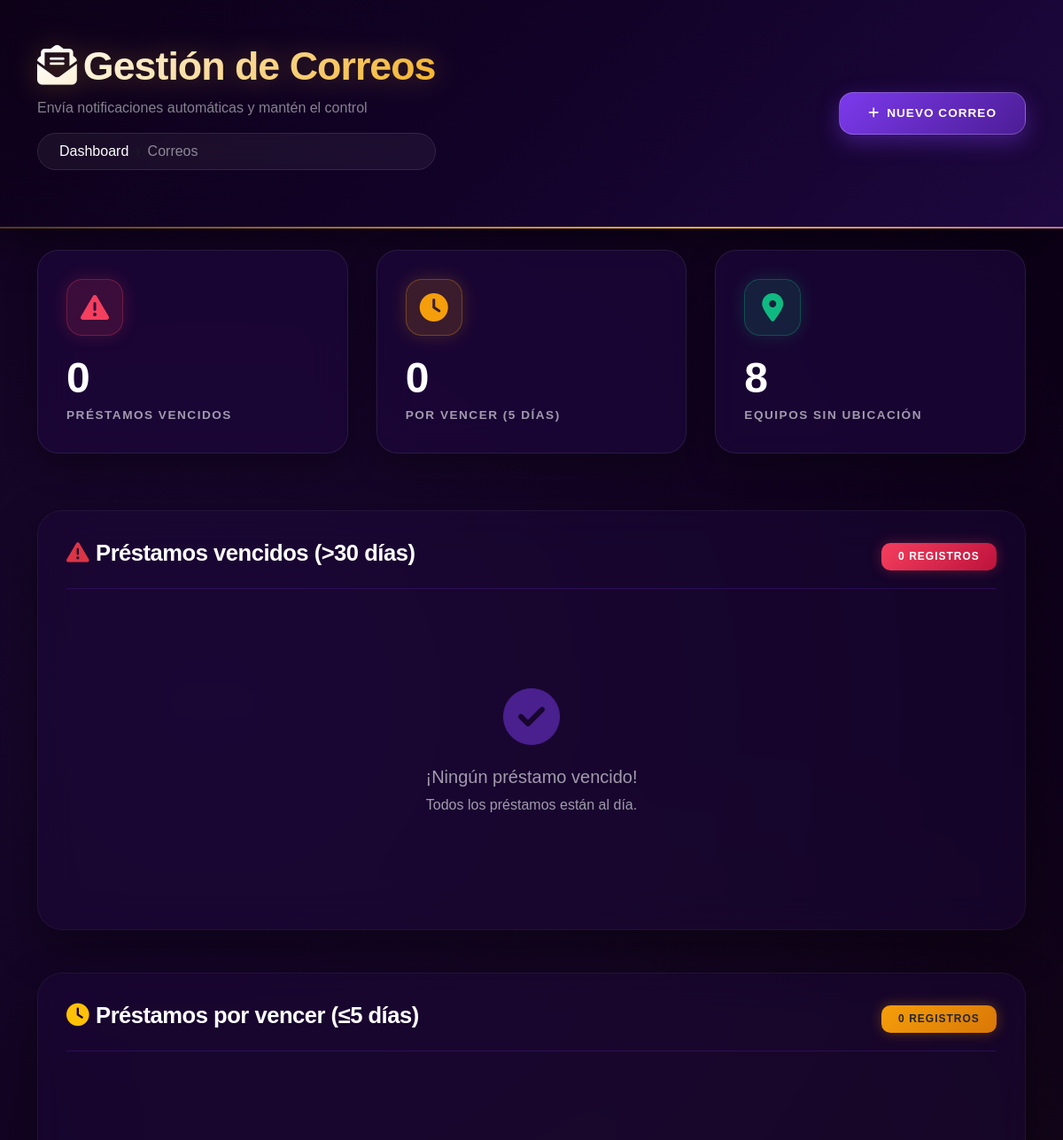
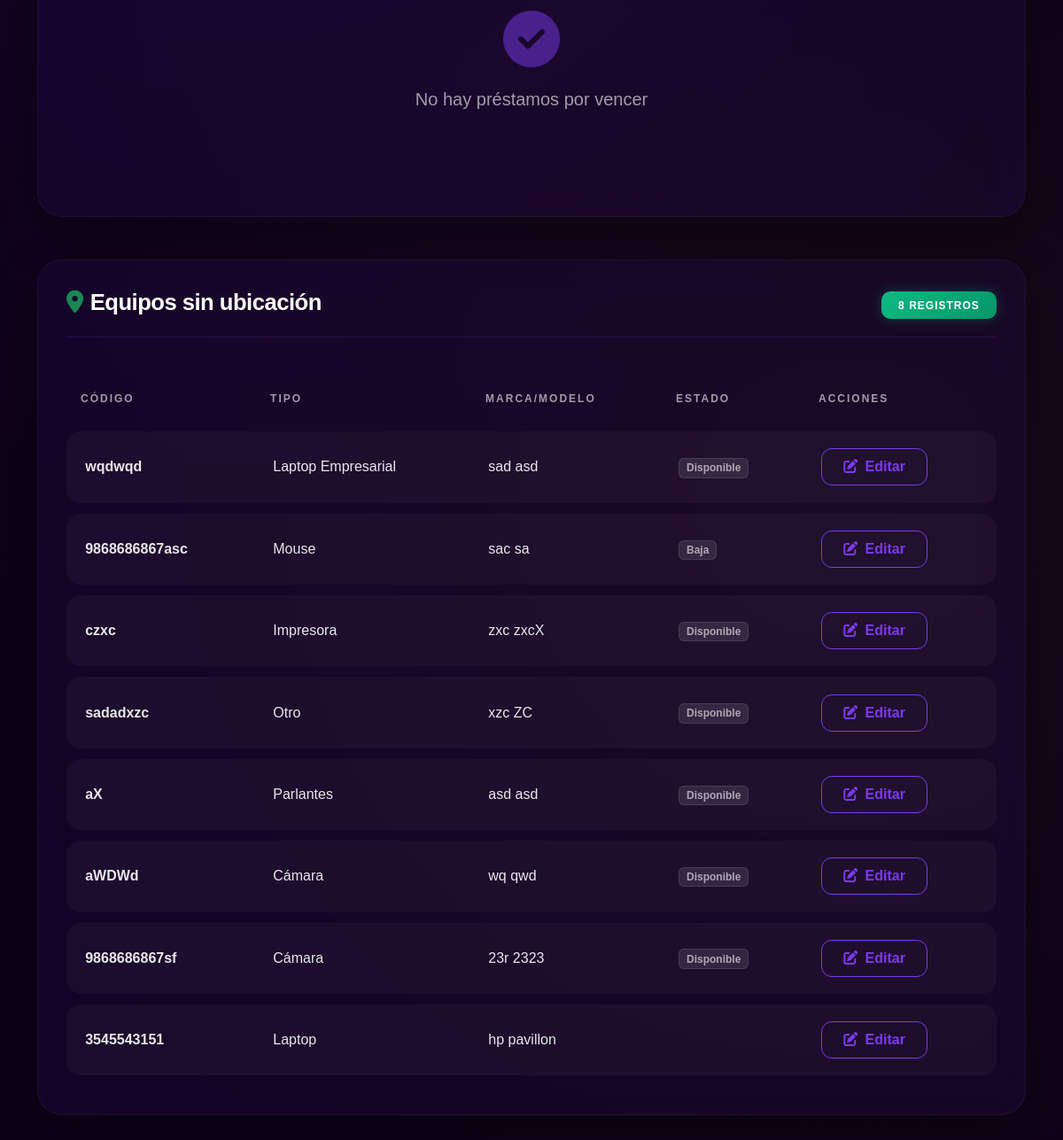
The page /modules/correos/listar.php (signed in) on the database its author committed (2 pictures, top to bottom).
### tables this page shows
CREATE TABLE `equipos` (
  `id` int(11) NOT NULL AUTO_INCREMENT,
  `codigo_barras` varchar(50) NOT NULL,
  `tipo_equipo` varchar(50) NOT NULL,
  `marca` varchar(50) DEFAULT NULL,
  `modelo` varchar(50) DEFAULT NULL,
  `numero_serie` varchar(100) DEFAULT NULL,
  `especificaciones` text DEFAULT NULL,
  `estado` enum('Disponible','Asignado','En mantenimiento','Baja') DEFAULT 'Disponible',
  `ubicacion_id` int(11) DEFAULT NULL,
  `ubicacion_fija_id` int(11) DEFAULT NULL,
  `observaciones` text DEFAULT NULL,
  `foto` varchar(255) DEFAULT NULL,
  `qr_code` varchar(100) DEFAULT NULL,
  `fecha_registro` timestamp NOT NULL DEFAULT current_timestamp(),
  `activo` tinyint(1) NOT NULL DEFAULT 1,
  `fecha_eliminacion` datetime DEFAULT NULL,
  `eliminado_por` int(11) DEFAULT NULL,
  PRIMARY KEY (`id`),
  UNIQUE KEY `codigo_barras` (`codigo_barras`),
  UNIQUE KEY `codigo_barras_2` (`codigo_barras`),
  KEY `ubicacion_fija_id` (`ubicacion_fija_id`),
  KEY `idx_ubicacion` (`ubicacion_id`),
  KEY `eliminado_por` (`eliminado_por`),
  CONSTRAINT `equipos_ibfk_1` FOREIGN KEY (`ubicacion_fija_id`) REFERENCES `ubicaciones` (`id`) ON DELETE SET NULL,
  CONSTRAINT `equipos_ibfk_2` FOREIGN KEY (`eliminado_por`) REFERENCES `usuarios` (`id`) ON DELETE SET NULL
);

### modules/correos/listar.php (the view, shortened to what this page needs)
<?php
require_once '../../config/database.php';
$sql_vencidos = "SELECT a.id, a.fecha_asignacion,
                        e.codigo_barras, e.tipo_equipo, e.marca, e.modelo, e.id as equipo_id,
                        p.id as persona_id, p.nombres, p.correo as email, p.cedula,
                        DATEDIFF(NOW(), a.fecha_asignacion) as dias_transcurridos
                 FROM asignaciones a
                 JOIN equipos e ON a.equipo_id = e.id
                 JOIN personas p ON a.persona_id = p.id
                 WHERE a.fecha_devolucion IS NULL
                 AND DATEDIFF(NOW(), a.fecha_asignacion) >= 30
                 AND p.correo IS NOT NULL AND p.correo != ''
                 ORDER BY dias_transcurridos DESC";
$result_vencidos = $conn->query($sql_vencidos);
$sql_por_vencer = "SELECT a.id, a.fecha_asignacion,
                          e.codigo_barras, e.tipo_equipo, e.marca, e.modelo, e.id as equipo_id,
                          p.id as persona_id, p.nombres, p.correo as email, p.cedula,
                          DATEDIFF(NOW(), a.fecha_asignacion) as dias_transcurridos
                   FROM asignaciones a
                   JOIN equipos e ON a.equipo_id = e.id
                   JOIN personas p ON a.persona_id = p.id
                   WHERE a.fecha_devolucion IS NULL
                   AND DATEDIFF(NOW(), a.fecha_asignacion) >= 25
                   AND p.correo IS NOT NULL AND p.correo != ''
                   ORDER BY dias_transcurridos ASC";
$result_por_vencer = $conn->query($sql_por_vencer);
$sql_sin_ubicacion = "SELECT e.id as equipo_id, e.codigo_barras, e.tipo_equipo, e.marca, e.modelo,
                             e.estado
                      FROM equipos e
                      WHERE (e.ubicacion_id IS NULL OR e.ubicacion_id = 0)
                      ORDER BY e.id DESC
                      LIMIT 50";
$result_sin_ubicacion = $conn->query($sql_sin_ubicacion);
?>
<!DOCTYPE html>
<html lang="es">
<head>
    <link href="https://cdn.jsdelivr.net/npm/bootstrap@5.3.0/dist/css/bootstrap.min.css" rel="stylesheet">
    <link href="https://cdnjs.cloudflare.com/ajax/libs/font-awesome/6.4.0/css/all.min.css" rel="stylesheet">
</head>
<body>
<div class="hero-header">
    <div class="container hero-content">
        <div class="d-flex justify-content-between align-items-center flex-wrap gap-3">
            <div>
                <h1 class="hero-title"><i class="fas fa-envelope-open-text me-2"></i>Gestión de Correos</h1>
                <p class="text-white-50 mt-2 mb-0">Envía notificaciones automáticas y mantén el control</p>
                <div class="mt-3">
                    <nav style="--bs-breadcrumb-divider: '›';" aria-label="breadcrumb">
                        <ol class="breadcrumb breadcrumb-custom">
                            <li class="breadcrumb-item"><a href="/inventario_ti/modules/dashboard.php" class="text-white text-decoration-none">Dashboard</a></li>
                            <li class="breadcrumb-item active text-white-50" aria-current="page">Correos</li>
                        </ol>
                    </nav>
                </div>
            </div>
            <div>
                <a href="composer.php" class="btn btn-glow"><i class="fas fa-plus me-2"></i>Nuevo Correo</a>
            </div>
        </div>
    </div>
</div>
<div class="container mt-4 pb-5">
    <div class="stats-grid">
        <div class="stat-card danger" onclick="document.getElementById('vencidos').scrollIntoView({behavior: 'smooth'})">
            <div class="stat-icon"><i class="fas fa-exclamation-triangle"></i></div>
            <div class="stat-number"><?= $result_vencidos->num_rows ?></div>
            <div class="stat-label">Préstamos vencidos</div>
        </div>
        <div class="stat-card warning" onclick="document.getElementById('por-vencer').scrollIntoView({behavior: 'smooth'})">
            <div class="stat-icon"><i class="fas fa-clock"></i></div>
            <div class="stat-number"><?= $result_por_vencer->num_rows ?></div>
            <div class="stat-label">Por vencer (5 días)</div>
        </div>
        <div class="stat-card success" onclick="document.getElementById('sin-ubicacion').scrollIntoView({behavior: 'smooth'})">
            <div class="stat-icon"><i class="fas fa-map-marker-alt"></i></div>
            <div class="stat-number"><?= $result_sin_ubicacion->num_rows ?></div>
            <div class="stat-label">Equipos sin ubicación</div>
        </div>
    </div>
    <div class="section-card" id="vencidos">
        <div class="section-header">
            <h3 class="section-title"><i class="fas fa-exclamation-triangle me-2 text-danger"></i>Préstamos vencidos (>30 días)</h3>
            <span class="badge bg-danger badge-modern"><?= $result_vencidos->num_rows ?> registros</span>
        </div>
        <?php if ($result_vencidos->num_rows > 0): ?>
        <div class="table-responsive">
            <table class="table-modern">
                <thead>
                    <tr><th>Persona</th><th>Email</th><th>Equipo</th><th>Días vencido</th><th>Fecha asignación</th><th>Acciones</th> </thead>
                <tbody>
                    <?php while($row = $result_vencidos->fetch_assoc()): ?>
                    <tr>
                        <td data-label="Persona"><strong><?= htmlspecialchars($row['nombres']) ?></strong><br><small class="text-muted"><?= $row['cedula'] ?></small></td>
                        <td data-label="Email"><?= htmlspecialchars($row['email']) ?></td>
                        <td data-label="Equipo"><strong><?= $row['tipo_equipo'] ?></strong><br><small><?= $row['marca'] . ' ' . $row['modelo'] ?></small><br><small class="text-muted"><?= $row['codigo_barras'] ?></small></td>
                        <td data-label="Días"><span class="badge bg-danger"><?= $row['dias_transcurridos'] ?> días</span></td>
                        <td data-label="Fecha"><?= date('d/m/Y', strtotime($row['fecha_asignacion'])) ?></td>
                        <td data-label="Acciones">
                            <a href="composer.php?tipo=vencido&persona_id=<?= $row['persona_id'] ?>&asignacion_id=<?= $row['id'] ?>" class="btn btn-action btn-send"><i class="fas fa-envelope me-1"></i> Enviar</a>
                        </td>
                    </tr>
                    <?php endwhile; ?>
                </tbody>
            </table>
        </div>
        <?php else: ?>
        <div class="empty-state"><i class="fas fa-check-circle"></i><h5>¡Ningún préstamo vencido!</h5><p>Todos los préstamos están al día.</p></div>
        <?php endif; ?>
    </div>
    <div class="section-card" id="por-vencer">
        <div class="section-header">
            <h3 class="section-title"><i class="fas fa-clock me-2 text-warning"></i>Préstamos por vencer (≤5 días)</h3>
            <span class="badge bg-warning text-dark badge-modern"><?= $result_por_vencer->num_rows ?> registros</span>
        </div>
        <?php if ($result_por_vencer->num_rows > 0): ?>
        <div class="table-responsive">
            <table class="table-modern">
                <thead>
                    <tr><th>Persona</th><th>Email</th><th>Equipo</th><th>Días</th><th>Fecha asignación</th><th>Acciones</th> </thead>
                <tbody>
                    <?php while($row = $result_por_vencer->fetch_assoc()): ?>
                    <tr>
                        <td data-label="Persona"><strong><?= htmlspecialchars($row['nombres']) ?></strong><br><small><?= $row['cedula'] ?></small></td>
                        <td data-label="Email"><?= htmlspecialchars($row['email']) ?></td>
                        <td data-label="Equipo"><strong><?= $row['tipo_equipo'] ?></strong><br><small><?= $row['marca'] . ' ' . $row['modelo'] ?></small><br><small class="text-muted"><?= $row['codigo_barras'] ?></small></td>
                        <td data-label="Días"><span class="badge bg-warning text-dark"><?= $row['dias_transcurridos'] ?> días</span></td>
                        <td data-label="Fecha"><?= date('d/m/Y', strtotime($row['fecha_asignacion'])) ?></td>
                        <td data-label="Acciones">
                            <a href="composer.php?tipo=por_vencer&persona_id=<?= $row['persona_id'] ?>&asignacion_id=<?= $row['id'] ?>" class="btn btn-action btn-send"><i class="fas fa-envelope me-1"></i> Enviar</a>
                        </td>
                    </tr>
                    <?php endwhile; ?>
                </tbody>
            </table>
        </div>
        <?php else: ?>
        <div class="empty-state"><i class="fas fa-check-circle"></i><h5>No hay préstamos por vencer</h5></div>
        <?php endif; ?>
    </div>
    <div class="section-card" id="sin-ubicacion">
        <div class="section-header">
            <h3 class="section-title"><i class="fas fa-map-marker-alt me-2 text-success"></i>Equipos sin ubicación</h3>
            <span class="badge bg-success badge-modern"><?= $result_sin_ubicacion->num_rows ?> registros</span>
        </div>
        <?php if ($result_sin_ubicacion->num_rows > 0): ?>
        <div class="table-responsive">
            <table class="table-modern">
                <thead><tr><th>Código</th><th>Tipo</th><th>Marca/Modelo</th><th>Estado</th><th>Acciones</th> </thead>
                <tbody>
                    <?php while($row = $result_sin_ubicacion->fetch_assoc()): ?>
                    <tr>
                        <td data-label="Código"><strong><?= $row['codigo_barras'] ?></strong></td>
                        <td data-label="Tipo"><?= $row['tipo_equipo'] ?></td>
                        <td data-label="Marca/Modelo"><?= $row['marca'] . ' ' . $row['modelo'] ?></td>
                        <td data-label="Estado"><span class="badge bg-secondary"><?= $row['estado'] ?></span></td>
                        <td data-label="Acciones">
                            <a href="/inventario_ti/modules/equipos/editar.php?id=<?= $row['equipo_id'] ?>" class="btn btn-outline-primary btn-action"><i class="fas fa-edit me-1"></i> Editar</a>
                        </td>
                    </tr>
                    <?php endwhile; ?>
                </tbody>
            </table>
        </div>
        <?php else: ?>
        <div class="empty-state"><i class="fas fa-check-circle"></i><h5>Todos los equipos tienen ubicación</h5></div>
        <?php endif; ?>
    </div>
</div>
</body>
</html>

### rows shown on the page
equipos: codigo_barras "wqdwqd", tipo_equipo "Laptop Empresarial", marca "sad", modelo "asd", estado "Disponible"
equipos: codigo_barras "9868686867asc", tipo_equipo "Mouse", marca "sac", modelo "sa", estado "Baja"
equipos: codigo_barras "czxc", tipo_equipo "Impresora", marca "zxc", modelo "zxcX", estado "Disponible"
equipos: codigo_barras "sadadxzc", tipo_equipo "Otro", marca "xzc", modelo "ZC", estado "Disponible"
equipos: codigo_barras "aX", tipo_equipo "Parlantes", marca "asd", modelo "asd", estado "Disponible"
equipos: codigo_barras "aWDWd", tipo_equipo "Cámara", marca "wq", modelo "qwd", estado "Disponible"
equipos: codigo_barras "9868686867sf", tipo_equipo "Cámara", marca "23r", modelo "2323", estado "Disponible"
equipos: codigo_barras "3545543151", tipo_equipo "Laptop", marca "hp", modelo "pavillon"

### other values the page prints
$result_vencidos->num_rows "0"
$result_por_vencer->num_rows "0"
$result_sin_ubicacion->num_rows "8"
